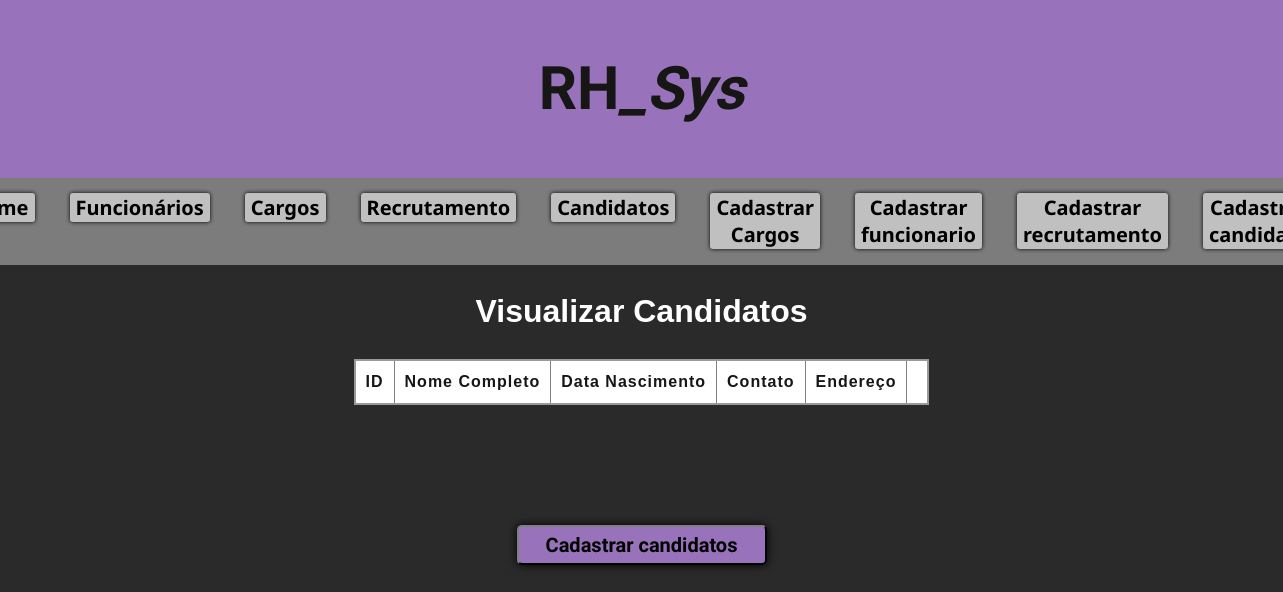
/candidatos/, run on an earlier commit of the app's database.
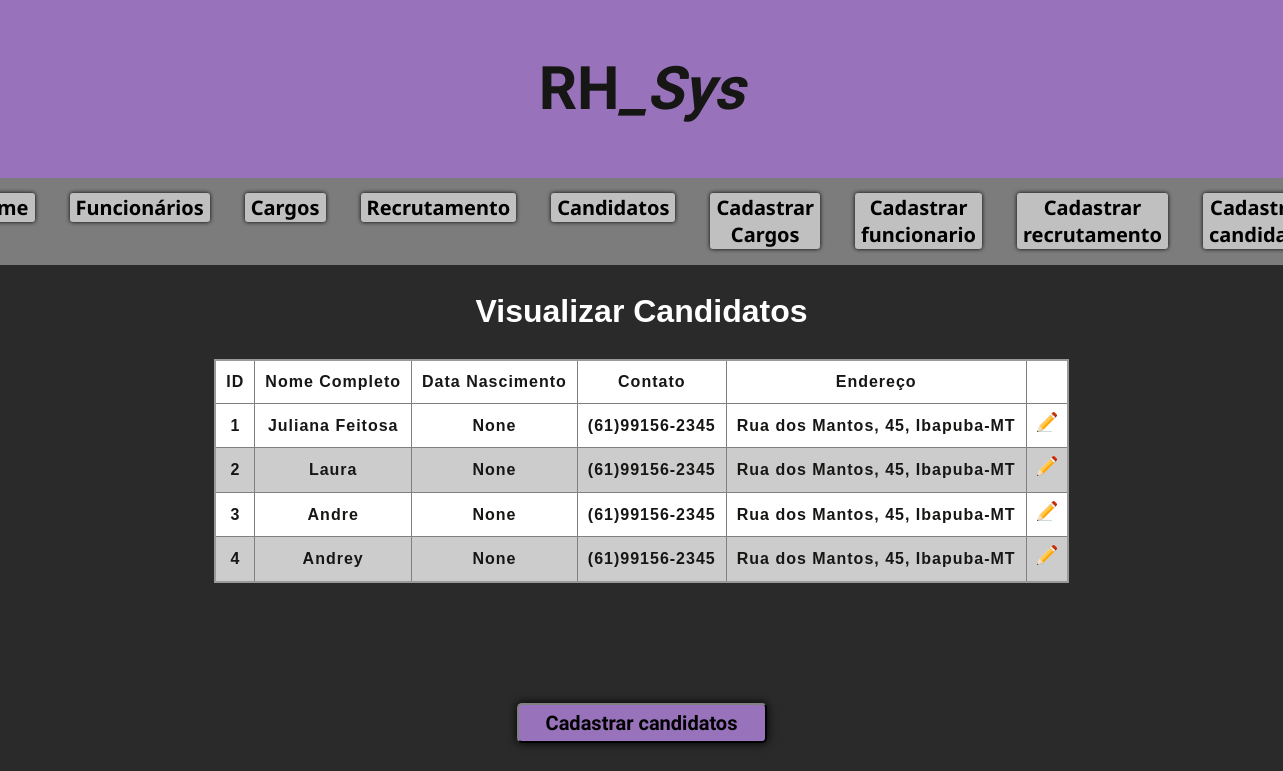
And on a later commit of the database.
### rh/models.py (models this page shows)
class Candidato(models.Model):
    nome_completo = models.CharField(max_length=100)
    data_nascimento = models.DateField()
    contato = models.CharField(max_length=100)
    endereco_rua = models.CharField(max_length=100)
    endereco_numero = models.CharField(max_length=5)
    endereco_cidade = models.CharField(max_length=50)
    endereco_estado = models.CharField(max_length=3)
    endereco_cep = models.CharField(max_length=10)
    def __str__(self):
        return f'nome_completo: {self.nome_completo} | contato: {self.contato}'

### rh/views.py (the view)
# urls.py: path('candidatos/', view_rh.candidatos,name='candidatos'),
def candidatos(request):
    candidatos = Candidato.objects.all()
    print(candidatos)
    context = {
        'title' : 'Visualizar Candidatos',
        'candidatos' : candidatos
    }
    return render(request, 'pages/listar/candidato.html', context)

### rh/templates/pages/listar/candidato.html
{% load static %}
{% load l10n %}
{% include "partials/menu.html" %}
<h1 style="color: #fff; font-weight:bold">
    <center>{{ title }}</center>
</h1>
<table style="padding:5px" class="listagem_tabela">
    <thead>
        <tr>
            <th scope="col">ID</th>
            <th scope="col">Nome Completo</th>
            <th scope="col">Data Nascimento</th>
            <th scope="col">Contato</th>
            <th scope="col">Endereço</th>
            <th scope="col" ></th>
        </tr>
    </thead>
    <tbody>
        {% for candidato in candidatos %}
            <tr>
                <th> {{ candidato.id }} </th>
                <th> {{ candidato.nome_completo}} </th>
                <th> {{ candidato.data_nascimento }} </th>
                <th> {{ candidato.contato }} </th>
                <th> {{ candidato.endereco_rua}}, {{candidato.endereco_numero}}, {{candidato.endereco_cidade}}-{{candidato.endereco_estado}} </th>
                <th>
                    <center>
                        <a href="{% url "editcandidato" candidato.id%}"><img src="{% static "img/editar.png" %}" width="20px" scrset=""></a>
                    </center>
                </th>
            </tr>
        {% endfor %}
    </tbody>
</table>
<div class="button_novo_candidato">
    <a href="{% url "cadcandidato" %}"><button class="novo_candidato">Cadastrar candidatos</button></a>
</div>
{% include "partials/final.html" %}

What changed in the data, as far as the page shows it:
added Candidato: id "1", nome_completo "Juliana Feitosa", data_nascimento "None", contato "(61)99156-2345", endereco_rua "Rua dos Mantos", endereco_numero "45", endereco_cidade "Ibapuba", endereco_estado "MT"
added Candidato: id "2", nome_completo "Laura", data_nascimento "None", contato "(61)99156-2345", endereco_rua "Rua dos Mantos", endereco_numero "45", endereco_cidade "Ibapuba", endereco_estado "MT"
added Candidato: id "3", nome_completo "Andre", data_nascimento "None", contato "(61)99156-2345", endereco_rua "Rua dos Mantos", endereco_numero "45", endereco_cidade "Ibapuba", endereco_estado "MT"
added Candidato: id "4", nome_completo "Andrey", data_nascimento "None", contato "(61)99156-2345", endereco_rua "Rua dos Mantos", endereco_numero "45", endereco_cidade "Ibapuba", endereco_estado "MT"
